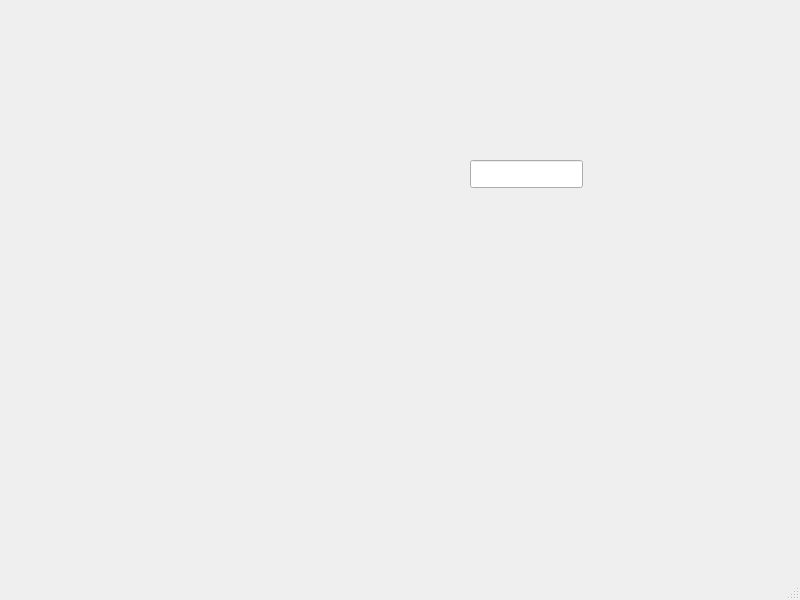
<?xml version="1.0" encoding="UTF-8"?>
<ui version="4.0">
 <class>MainWindow</class>
 <widget class="QMainWindow" name="MainWindow">
  <property name="geometry">
   <rect>
    <x>0</x>
    <y>0</y>
    <width>800</width>
    <height>600</height>
   </rect>
  </property>
  <property name="windowTitle">
   <string>MainWindow</string>
  </property>
  <widget class="QWidget" name="centralwidget">
   <widget class="QLineEdit" name="lineEdit">
    <property name="geometry">
     <rect>
      <x>470</x>
      <y>160</y>
      <width>113</width>
      <height>28</height>
     </rect>
    </property>
   </widget>
  </widget>
  <widget class="QMenuBar" name="menubar">
   <property name="geometry">
    <rect>
     <x>0</x>
     <y>0</y>
     <width>800</width>
     <height>25</height>
    </rect>
   </property>
  </widget>
  <widget class="QStatusBar" name="statusbar"/>
 </widget>
 <resources/>
 <connections/>
</ui>
